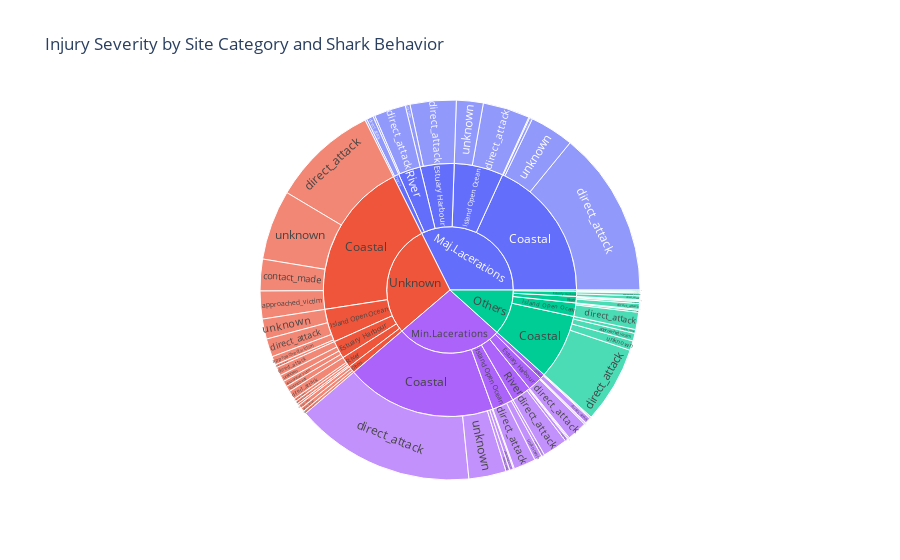

Notebook code cell kept with this figure:
### Code cell
sunburst_data = df[['injury_severity', 'site_category_cleaned', 'shark_behaviour_generic']].dropna()

# Create Sunburst chart
sunburst_fig = px.sunburst(
    sunburst_data,
    path=['injury_severity', 'site_category_cleaned', 'shark_behaviour_generic'],
    title='Injury Severity by Site Category and Shark Behavior',
    labels={
        'injury_severity': 'Injury Severity',
        'site_category_cleaned': 'Site Category',
        'shark_behaviour_generic': 'Shark Behavior'
    },
    color='injury_severity'
)

# Show the chart
sunburst_fig.show()

### Figure 1 — Plotly figure (JSON) as saved in the notebook; plotly's stock layout.template omitted (floating-point values rounded to 4 significant figures)
{"data": [{"branchvalues": "total", "customdata": [["Maj.Lacerations"], ["Unknown"], ["Maj.Lacerations"], ["Unknown"], ["Others"], ["Others"], ["Maj.Lacerations"], ["Min.Lacerations"], ["Maj.Lacerations"], ["Maj.Lacerations"], ["Maj.Lacerations"], ["Unknown"], ["Maj.Lacerations"], ["Min.Lacerations"], ["Maj.Lacerations"], ["Others"], ["Unknown"], ["Others"], ["Min.Lacerations"], ["Unknown"], ["Min.Lacerations"], ["Others"], ["Min.Lacerations"], ["Min.Lacerations"], ["Min.Lacerations"], ["Min.Lacerations"], ["Maj.Lacerations"], ["Unknown"], ["Unknown"], ["Unknown"], ["Others"], ["Maj.Lacerations"], ["Unknown"], ["Min.Lacerations"], ["Others"], ["Unknown"], ["Maj.Lacerations"], ["Maj.Lacerations"], ["Min.Lacerations"], ["Others"], ["Maj.Lacerations"], ["Min.Lacerations"], ["Others"], ["Min.Lacerations"], ["Unknown"], ["Others"], ["Maj.Lacerations"], ["Others"], ["Unknown"], ["Others"], ["Maj.Lacerations"], ["Min.Lacerations"], ["Min.Lacerations"], ["Min.Lacerations"], ["Others"], ["Unknown"], ["Unknown"], ["Maj.Lacerations"], ["Min.Lacerations"], ["Unknown"], ["Others"], ["Min.Lacerations"], ["Min.Lacerations"], ["Others"], ["Others"], ["Maj.Lacerations"], ["Unknown"], ["Others"], ["Min.Lacerations"], ["Min.Lacerations"], ["Others"], ["Maj.Lacerations"], ["Min.Lacerations"], ["Unknown"], ["Others"], ["Unknown"], ["Unknown"], ["Unknown"], ["Unknown"], ["Others"], ["Others"], ["Unknown"], ["Min.Lacerations"], ["Unknown"], ["Others"], ["Unknown"], ["Min.Lacerations"], ["Min.Lacerations"], ["Unknown"]], "domain": {"x": [0, 1], "y": [0, 1]}, "hovertemplate": "labels=%{label}<br>count=%{value}<br>parent=%{parent}<br>id=%{id}<br>Injury Severity=%{customdata[0]}<extra></extra>", "ids": ["Maj.Lacerations/Coastal/approached_victim", "Unknown/Coastal/direct_attack", "Maj.Lacerations/Estuary Harbour/direct_attack", "Unknown/Coastal", "Others/Island Open Ocean/direct_attack", "Others/Island Open Ocean", "Maj.Lacerations/Others/direct_attack", "Min.Lacerations/Others/direct_attack", "Maj.Lacerations/River/direct_attack", "Maj.Lacerations/Island Open Ocean", "Maj.Lacerations/Coastal/unknown", "Unknown/Coastal/unknown", "Maj.Lacerations/Estuary Harbour/unknown", "Min.Lacerations/Estuary Harbour/unknown", "Maj.Lacerations/Island Open Ocean/unknown", "Others/Island Open Ocean/unknown", "Unknown/Island Open Ocean/unknown", "Others/Estuary Harbour", "Min.Lacerations/Others/unknown", "Unknown/Others/unknown", "Min.Lacerations/River/unknown", "Others/River/unknown", "Min.Lacerations/Coastal/unseen", "Min.Lacerations/Coastal", "Min.Lacerations/Others", "Min.Lacerations/Coastal/direct_attack", "Maj.Lacerations/Island Open Ocean/direct_attack", "Unknown/River/contact_made", "Unknown/Coastal/approached_victim", "Unknown/Estuary Harbour/approached_victim", "Others/Island Open Ocean/approached_victim", "Maj.Lacerations", "Unknown/River", "Min.Lacerations/River/approached_victim", "Others/River/approached_victim", "Unknown/River/approached_victim", "Maj.Lacerations/Coastal/direct_attack", "Maj.Lacerations/Coastal/contact_made", "Min.Lacerations/Coastal/contact_made", "Others/Coastal/contact_made", "Maj.Lacerations/Estuary Harbour", "Min.Lacerations/River", "Others/Estuary Harbour/contact_made", "Min.Lacerations/River/contact_made", "Unknown/Others/direct_attack", "Others/Coastal", "Maj.Lacerations/Coastal", "Others/Coastal/approached_victim", "Unknown/River/unknown", "Others/Estuary Harbour/approached_victim", "Maj.Lacerations/River/unknown", "Min.Lacerations/Island Open Ocean/approached_victim", "Min.Lacerations/Others/contact_made", "Min.Lacerations/Estuary Harbour/direct_attack", "Others/Coastal/unknown", "Unknown/Estuary Harbour/unknown", "Unknown/Island Open Ocean", "Maj.Lacerations/River", "Min.Lacerations/River/direct_attack", "Unknown/Estuary Harbour", "Others/Others/direct_attack", "Min.Lacerations/Coastal/unknown", "Min.Lacerations/Estuary Harbour/contact_made", "Others/Estuary Harbour/direct_attack", "Others/River", "Maj.Lacerations/Others", "Unknown/Others", "Others/Others", "Min.Lacerations/Island Open Ocean", "Min.Lacerations", "Others/River/direct_attack", "Maj.Lacerations/Others/unknown", "Min.Lacerations/Coastal/approached_victim", "Unknown/Island Open Ocean/approached_victim", "Others/Others/approached_victim", "Unknown/Others/approached_victim", "Unknown/Coastal/contact_made", "Unknown/Estuary Harbour/contact_made", "Unknown/Island Open Ocean/contact_made", "Others/River/contact_made", "Others/Coastal/direct_attack", "Unknown/Estuary Harbour/direct_attack", "Min.Lacerations/Island Open Ocean/direct_attack", "Unknown/Island Open Ocean/direct_attack", "Others", "Unknown/River/direct_attack", "Min.Lacerations/Island Open Ocean/unknown", "Min.Lacerations/Estuary Harbour", "Unknown"], "labels": ["approached_victim", "direct_attack", "direct_attack", "Coastal", "direct_attack", "Island Open Ocean", "direct_attack", "direct_attack", "direct_attack", "Island Open Ocean", "unknown", "unknown", "unknown", "unknown", "unknown", "unknown", "unknown", "Estuary Harbour", "unknown", "unknown", "unknown", "unknown", "unseen", "Coastal", "Others", "direct_attack", "direct_attack", "contact_made", "approached_victim", "approached_victim", "approached_victim", "Maj.Lacerations", "River", "approached_victim", "approached_victim", "approached_victim", "direct_attack", "contact_made", "contact_made", "contact_made", "Estuary Harbour", "River", "contact_made", "contact_made", "direct_attack", "Coastal", "Coastal", "approached_victim", "unknown", "approached_victim", "unknown", "approached_victim", "contact_made", "direct_attack", "unknown", "unknown", "Island Open Ocean", "River", "direct_attack", "Estuary Harbour", "direct_attack", "unknown", "contact_made", "direct_attack", "River", "Others", "Others", "Others", "Island Open Ocean", "Min.Lacerations", "direct_attack", "unknown", "approached_victim", "approached_victim", "approached_victim", "approached_victim", "contact_made", "contact_made", "contact_made", "contact_made", "direct_attack", "direct_attack", "direct_attack", "direct_attack", "Others", "direct_attack", "unknown", "Estuary Harbour", "Unknown"], "marker": {"colors": ["#636efa", "#EF553B", "#636efa", "#EF553B", "#00cc96", "#00cc96", "#636efa", "#ab63fa", "#636efa", "#636efa", "#636efa", "#EF553B", "#636efa", "#ab63fa", "#636efa", "#00cc96", "#EF553B", "#00cc96", "#ab63fa", "#EF553B", "#ab63fa", "#00cc96", "#ab63fa", "#ab63fa", "#ab63fa", "#ab63fa", "#636efa", "#EF553B", "#EF553B", "#EF553B", "#00cc96", "#636efa", "#EF553B", "#ab63fa", "#00cc96", "#EF553B", "#636efa", "#636efa", "#ab63fa", "#00cc96", "#636efa", "#ab63fa", "#00cc96", "#ab63fa", "#EF553B", "#00cc96", "#636efa", "#00cc96", "#EF553B", "#00cc96", "#636efa", "#ab63fa", "#ab63fa", "#ab63fa", "#00cc96", "#EF553B", "#EF553B", "#636efa", "#ab63fa", "#EF553B", "#00cc96", "#ab63fa", "#ab63fa", "#00cc96", "#00cc96", "#636efa", "#EF553B", "#00cc96", "#ab63fa", "#ab63fa", "#00cc96", "#636efa", "#ab63fa", "#EF553B", "#00cc96", "#EF553B", "#EF553B", "#EF553B", "#EF553B", "#00cc96", "#00cc96", "#EF553B", "#ab63fa", "#EF553B", "#00cc96", "#EF553B", "#ab63fa", "#ab63fa", "#EF553B"]}, "name": "", "parents": ["Maj.Lacerations/Coastal", "Unknown/Coastal", "Maj.Lacerations/Estuary Harbour", "Unknown", "Others/Island Open Ocean", "Others", "Maj.Lacerations/Others", "Min.Lacerations/Others", "Maj.Lacerations/River", "Maj.Lacerations", "Maj.Lacerations/Coastal", "Unknown/Coastal", "Maj.Lacerations/Estuary Harbour", "Min.Lacerations/Estuary Harbour", "Maj.Lacerations/Island Open Ocean", "Others/Island Open Ocean", "Unknown/Island Open Ocean", "Others", "Min.Lacerations/Others", "Unknown/Others", "Min.Lacerations/River", "Others/River", "Min.Lacerations/Coastal", "Min.Lacerations", "Min.Lacerations", "Min.Lacerations/Coastal", "Maj.Lacerations/Island Open Ocean", "Unknown/River", "Unknown/Coastal", "Unknown/Estuary Harbour", "Others/Island Open Ocean", "", "Unknown", "Min.Lacerations/River", "Others/River", "Unknown/River", "Maj.Lacerations/Coastal", "Maj.Lacerations/Coastal", "Min.Lacerations/Coastal", "Others/Coastal", "Maj.Lacerations", "Min.Lacerations", "Others/Estuary Harbour", "Min.Lacerations/River", "Unknown/Others", "Others", "Maj.Lacerations", "Others/Coastal", "Unknown/River", "Others/Estuary Harbour", "Maj.Lacerations/River", "Min.Lacerations/Island Open Ocean", "Min.Lacerations/Others", "Min.Lacerations/Estuary Harbour", "Others/Coastal", "Unknown/Estuary Harbour", "Unknown", "Maj.Lacerations", "Min.Lacerations/River", "Unknown", "Others/Others", "Min.Lacerations/Coastal", "Min.Lacerations/Estuary Harbour", "Others/Estuary Harbour", "Others", "Maj.Lacerations", "Unknown", "Others", "Min.Lacerations", "", "Others/River", "Maj.Lacerations/Others", "Min.Lacerations/Coastal", "Unknown/Island Open Ocean", "Others/Others", "Unknown/Others", "Unknown/Coastal", "Unknown/Estuary Harbour", "Unknown/Island Open Ocean", "Others/River", "Others/Coastal", "Unknown/Estuary Harbour", "Min.Lacerations/Island Open Ocean", "Unknown/Island Open Ocean", "", "Unknown/River", "Min.Lacerations/Island Open Ocean", "Min.Lacerations", ""], "type": "sunburst", "values": [1, 111, 48, 246, 18, 21, 7, 6, 33, 77, 46, 73, 5, 1, 28, 1, 21, 8, 1, 4, 3, 1, 1, 236, 8, 188, 49, 3, 29, 6, 2, 397, 17, 1, 1, 3, 173, 3, 4, 4, 53, 31, 1, 1, 4, 102, 223, 8, 2, 3, 2, 3, 1, 21, 10, 7, 52, 35, 26, 28, 1, 39, 1, 4, 10, 9, 11, 2, 34, 332, 6, 2, 4, 9, 1, 3, 33, 6, 3, 2, 80, 9, 23, 19, 143, 9, 8, 23, 354]}], "layout": {"legend": {"tracegroupgap": 0}, "title": {"text": "Injury Severity by Site Category and Shark Behavior"}}}
